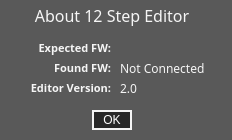
<?xml version="1.0" encoding="UTF-8"?>
<ui version="4.0">
 <class>aboutDialogForm</class>
 <widget class="QWidget" name="aboutDialogForm">
  <property name="geometry">
   <rect>
    <x>0</x>
    <y>0</y>
    <width>232</width>
    <height>140</height>
   </rect>
  </property>
  <property name="windowTitle">
   <string>Form</string>
  </property>
  <property name="styleSheet">
   <string notr="true">QWidget
{
	background: rgb(89, 89, 89);
}

/*-------QLabel-------*/
QLabel
{
	color: rgb(245, 245, 245);
}

/*----------- QPushButton ------------*/
QPushButton
{
	background: rgb(40, 40, 40);
	color: white;
	border: 2px solid rgb(245, 245, 245);
	font: 9pt &quot;Futura-Normal&quot;;
	padding: 0,1,0,0;
}

QPushButton:pressed
{
	background: rgb(245, 245, 245);
	color: black;
	border: 2px solid rgb(245, 245, 245);
	font: 9pt &quot;Futura-Normal&quot;;
	padding: 0, 1, 0, 0;
}

</string>
  </property>
  <widget class="QLabel" name="label">
   <property name="geometry">
    <rect>
     <x>30</x>
     <y>40</y>
     <width>81</width>
     <height>16</height>
    </rect>
   </property>
   <property name="font">
    <font>
     <family>Corbel</family>
     <pointsize>8</pointsize>
     <weight>75</weight>
     <italic>false</italic>
     <bold>true</bold>
    </font>
   </property>
   <property name="focusPolicy">
    <enum>Qt::NoFocus</enum>
   </property>
   <property name="styleSheet">
    <string notr="true">font: bold 8pt &quot;Corbel&quot;;</string>
   </property>
   <property name="text">
    <string>Expected FW:</string>
   </property>
   <property name="alignment">
    <set>Qt::AlignRight|Qt::AlignTrailing|Qt::AlignVCenter</set>
   </property>
  </widget>
  <widget class="QLabel" name="label_2">
   <property name="geometry">
    <rect>
     <x>50</x>
     <y>60</y>
     <width>61</width>
     <height>16</height>
    </rect>
   </property>
   <property name="font">
    <font>
     <family>Corbel</family>
     <pointsize>8</pointsize>
     <weight>75</weight>
     <italic>false</italic>
     <bold>true</bold>
    </font>
   </property>
   <property name="focusPolicy">
    <enum>Qt::NoFocus</enum>
   </property>
   <property name="styleSheet">
    <string notr="true">font: bold 8pt &quot;Corbel&quot;;</string>
   </property>
   <property name="text">
    <string>Found FW:</string>
   </property>
   <property name="alignment">
    <set>Qt::AlignRight|Qt::AlignTrailing|Qt::AlignVCenter</set>
   </property>
  </widget>
  <widget class="QPushButton" name="ok">
   <property name="geometry">
    <rect>
     <x>92</x>
     <y>110</y>
     <width>40</width>
     <height>20</height>
    </rect>
   </property>
   <property name="focusPolicy">
    <enum>Qt::TabFocus</enum>
   </property>
   <property name="toolTip">
    <string>Confirms and closes dialog. </string>
   </property>
   <property name="styleSheet">
    <string notr="true"/>
   </property>
   <property name="text">
    <string>OK</string>
   </property>
  </widget>
  <widget class="QLabel" name="found">
   <property name="geometry">
    <rect>
     <x>120</x>
     <y>60</y>
     <width>111</width>
     <height>16</height>
    </rect>
   </property>
   <property name="font">
    <font>
     <family>Corbel</family>
     <pointsize>9</pointsize>
     <weight>50</weight>
     <italic>false</italic>
     <bold>false</bold>
    </font>
   </property>
   <property name="focusPolicy">
    <enum>Qt::NoFocus</enum>
   </property>
   <property name="styleSheet">
    <string notr="true">font: 9pt &quot;Corbel&quot;;</string>
   </property>
   <property name="text">
    <string>Not Connected</string>
   </property>
   <property name="alignment">
    <set>Qt::AlignLeading|Qt::AlignLeft|Qt::AlignVCenter</set>
   </property>
  </widget>
  <widget class="QLabel" name="label_4">
   <property name="geometry">
    <rect>
     <x>30</x>
     <y>80</y>
     <width>81</width>
     <height>16</height>
    </rect>
   </property>
   <property name="font">
    <font>
     <family>Corbel</family>
     <pointsize>8</pointsize>
     <weight>75</weight>
     <italic>false</italic>
     <bold>true</bold>
    </font>
   </property>
   <property name="focusPolicy">
    <enum>Qt::NoFocus</enum>
   </property>
   <property name="styleSheet">
    <string notr="true">font: bold 8pt &quot;Corbel&quot;;</string>
   </property>
   <property name="text">
    <string>Editor Version:</string>
   </property>
   <property name="alignment">
    <set>Qt::AlignRight|Qt::AlignTrailing|Qt::AlignVCenter</set>
   </property>
  </widget>
  <widget class="QLabel" name="label_3">
   <property name="geometry">
    <rect>
     <x>0</x>
     <y>0</y>
     <width>224</width>
     <height>31</height>
    </rect>
   </property>
   <property name="font">
    <font>
     <family>Futura-Normal</family>
     <pointsize>12</pointsize>
     <weight>50</weight>
     <italic>false</italic>
     <bold>false</bold>
    </font>
   </property>
   <property name="focusPolicy">
    <enum>Qt::NoFocus</enum>
   </property>
   <property name="styleSheet">
    <string notr="true">font:12pt &quot;Futura-Normal&quot;;
</string>
   </property>
   <property name="text">
    <string>About 12 Step Editor</string>
   </property>
   <property name="alignment">
    <set>Qt::AlignCenter</set>
   </property>
  </widget>
  <widget class="QLabel" name="editor_version">
   <property name="geometry">
    <rect>
     <x>120</x>
     <y>80</y>
     <width>111</width>
     <height>16</height>
    </rect>
   </property>
   <property name="font">
    <font>
     <family>Corbel</family>
     <pointsize>9</pointsize>
     <weight>50</weight>
     <italic>false</italic>
     <bold>false</bold>
    </font>
   </property>
   <property name="focusPolicy">
    <enum>Qt::NoFocus</enum>
   </property>
   <property name="styleSheet">
    <string notr="true">font: 9pt &quot;Corbel&quot;;</string>
   </property>
   <property name="text">
    <string>2.0</string>
   </property>
   <property name="alignment">
    <set>Qt::AlignLeading|Qt::AlignLeft|Qt::AlignVCenter</set>
   </property>
  </widget>
  <widget class="QLabel" name="expected">
   <property name="geometry">
    <rect>
     <x>120</x>
     <y>40</y>
     <width>111</width>
     <height>16</height>
    </rect>
   </property>
   <property name="font">
    <font>
     <family>Corbel</family>
     <pointsize>9</pointsize>
     <weight>50</weight>
     <italic>false</italic>
     <bold>false</bold>
    </font>
   </property>
   <property name="focusPolicy">
    <enum>Qt::NoFocus</enum>
   </property>
   <property name="styleSheet">
    <string notr="true">font: 9pt &quot;Corbel&quot;;</string>
   </property>
   <property name="text">
    <string/>
   </property>
   <property name="alignment">
    <set>Qt::AlignLeading|Qt::AlignLeft|Qt::AlignVCenter</set>
   </property>
  </widget>
 </widget>
 <resources/>
 <connections/>
</ui>
